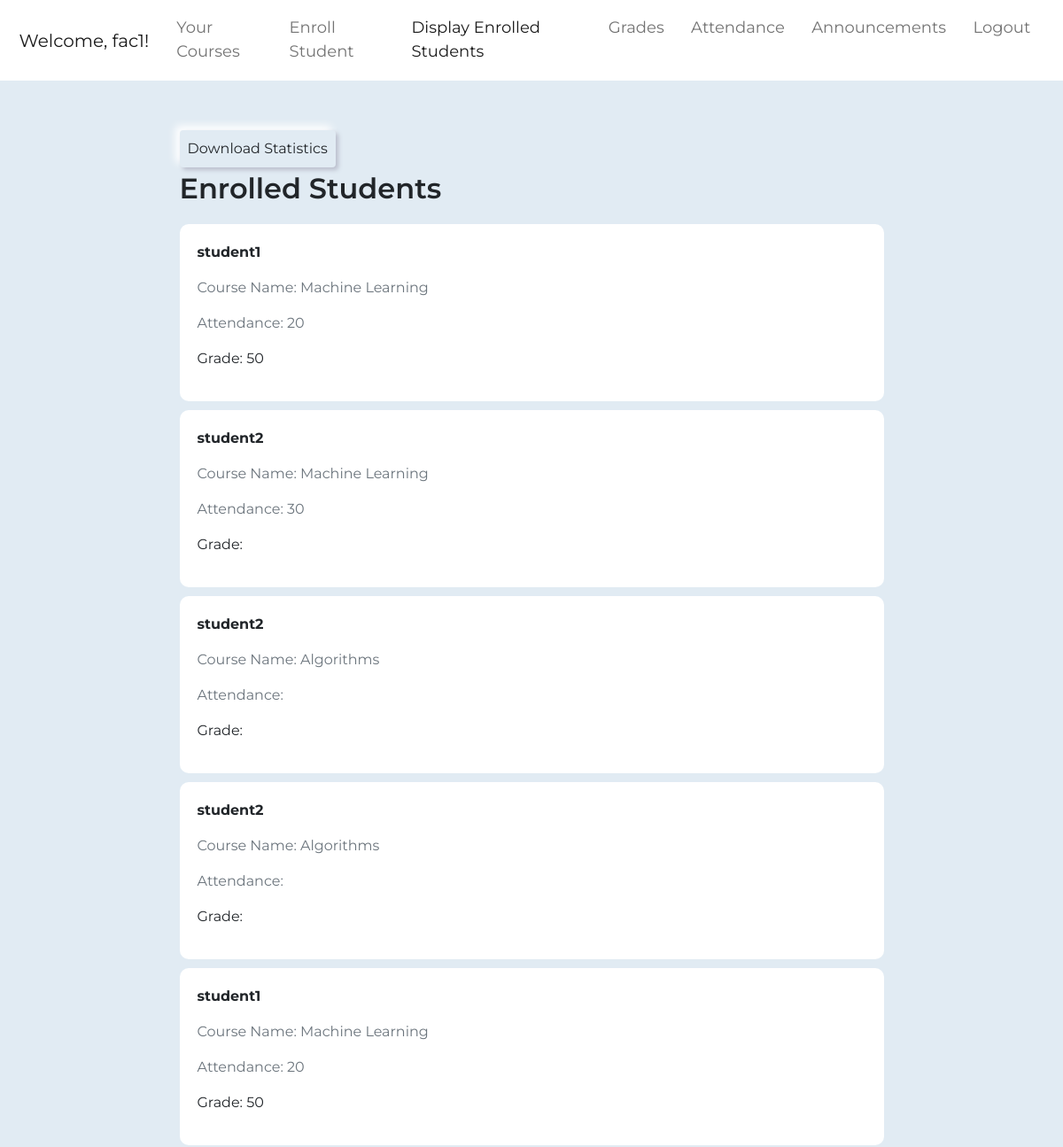
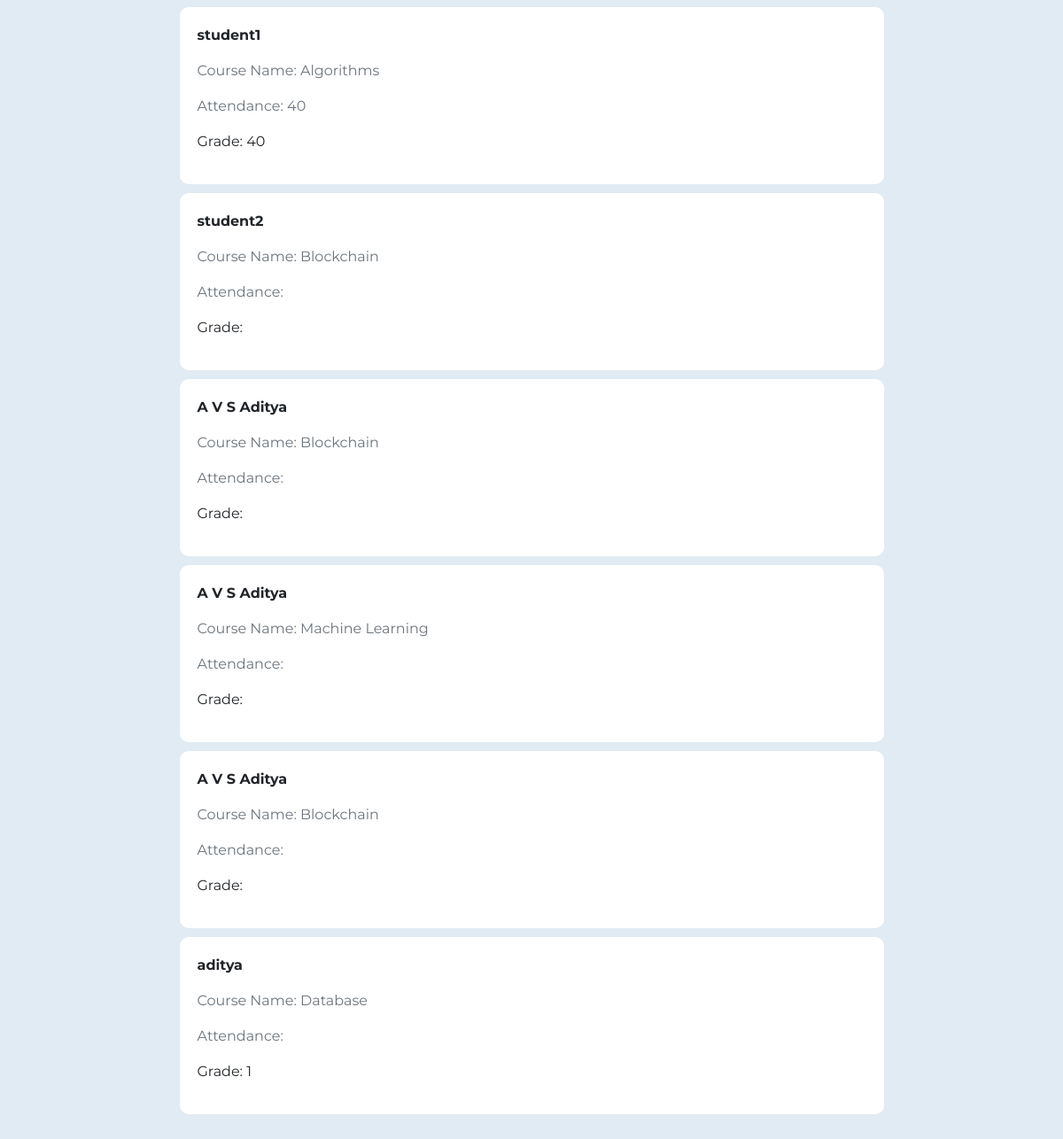
The app's page /faculty/displayStudents (signed in) with its own data (2 pictures, top to bottom).
### base/models.py (models this page shows)
class User(AbstractUser):
    user_type = models.CharField(max_length=10,choices=(('Student','Student'),('Faculty','Faculty'),('Librarian','Librarian')),null=True)

### student/models.py (models this page shows)
class Enrollment(models.Model):
    student = models.ForeignKey(User,on_delete=models.CASCADE,related_name='student')
    course = models.ForeignKey(Course,on_delete=models.CASCADE)
    faculty = models.ForeignKey(User,on_delete=models.CASCADE,related_name='faculty')
    attendance = models.CharField(max_length=10,blank=True)
    grade = models.CharField(max_length=10,blank=True)

class Course(models.Model):
    name = models.CharField(max_length=50)
    description = models.CharField(max_length=50)
    faculty = models.ForeignKey(User,on_delete=models.CASCADE,null=True)

### faculty/views.py (the view)
# urls.py: path('displayStudents',views.display_students,name="displayStudents"),
def display_students(request):
    if not check(request):
        storage = messages.get_messages(request)
        storage.used = True
        messages.info(request,'Invalid Request')
        return redirect('/')
    if not request.user.is_authenticated:
        storage = messages.get_messages(request)
        storage.used = True
        messages.info(request,'Not Logged In')
        return redirect('/')
    students = Enrollment.objects.filter(faculty=request.user)
    return render(request,'displayStudents.html',{'students':students})

### faculty/views.py (called while the page is built)
def check(request):
    return request.user.user_type=="Faculty"

### templates/displayStudents.html
{%extends "facultyDashboard.html"%}
{% load static %}
{% block styles %}
    <link rel="stylesheet" href="{% static 'makerequest.css' %}">
{% endblock styles %}
{%block navbar%}
    <a class="nav-link" aria-current="page" href="/faculty/facCourses">Your Courses</a>
    <a class= "nav-link " href="/faculty/enrollment" >Enroll Student</a>
    <a class="nav-link active" href="/faculty/displayStudents" >Display Enrolled Students</a>
    <a class="nav-link" href="/faculty/updateGrade" >Grades</a>
    <a class="nav-link" href="/faculty/updateAttendance" >Attendance</a>
    <a class="nav-link" href="/faculty/facAnnouncement" >Announcements</a>
    <a class="nav-link" href="/logout" >Logout</a>
{%endblock%}
{%block content%}
<div class="container">
   <div class="container-fluid" style="margin-bottom: 5vh;margin-top: 7vh;">
        <div class="container">
            <div class="row justify-content-md-center">
                <div class="col-12 col-lg-9 ">
                <a href="/faculty/downloadEnrollments" class="btn w-15 p-2 formButton">Download Statistics</a>
                    <p class="p-0 heading">
                        Enrolled Students
                    </p>
                    {% if students %}
                        {% for item in students %}
                            <div class="card w-100 bookCard">
                                <div class="row">
                                    <div class="col">
                                        <strong>{{item.student.first_name  }}</strong><br>
                                        <p class="text-muted mt-3 ">Course Name: {{item.course.name}}</p>
                                        <p class="text-muted mt-3">Attendance: {{item.attendance}}</p>
                                        <p class="mb-2">Grade: {{item.grade}}<p>
                                    </div>
                                </div>
                            </div>
                        {% endfor %}
                    {% else %}
                        <p class="text-center">No students enrolled</p>
                    {% endif %}
                </div>
            </div>
        </div>
    </div>
</div>
{%endblock%}

### templates/facultyDashboard.html (shortened to what this page needs)
{%load static%}
<!DOCTYPE html>
<html lang="en">
<head>
  <link rel="stylesheet" href="https://stackpath.bootstrapcdn.com/bootstrap/4.5.2/css/bootstrap.min.css">
  <link href="https://cdn.jsdelivr.net/npm/bootstrap@5.0.2/dist/css/bootstrap.min.css" rel="stylesheet"
>
  <link rel="stylesheet" href="https://cdnjs.cloudflare.com/ajax/libs/font-awesome/4.7.0/css/font-awesome.min.css">
  <link rel="stylesheet" href="{% static 'dashboard.css' %}">
  <link rel="stylesheet" href="{% static 'dashboard.css' %}">
  {% block styles %}{% endblock %}
</head>
<body>
  <nav class="navbar navbar-expand-lg navbar-light bg-white">
    <div class="container-fluid">
      <a class="navbar-brand" href="#">
        Welcome, <string>{{request.user.username}}!</strong>
      </a>
      <div class="collapse navbar-collapse" id="navbarNavAltMarkup">
        <div class="navbar-nav ms-auto">
            {%block navbar%}{%endblock%}
        </div>
      </div>
    </div>
  </nav>
    <div>
    {% block content %}{% endblock %}
  </div>
</body>
</html>

### static/dashboard.css (style rules this page uses)
body { background-color: rgb(225, 235, 243); font-family: 'Montserrat', sans-serif; }
body { -ms-overflow-style: none; scrollbar-width: none; }
.navbar { padding: 0.8vw; }
.nav-link { margin-left: 0.6vw; margin-right: 0.6vw; font-size: large; }
.nav-link::after { content: ''; display: block; width: 0; height: 2px; background: #000; transition: width .3s; }

### static/makerequest.css (style rules this page uses)
body { background-color: rgb(225, 235, 243); font-family: 'Montserrat', sans-serif; }
.navbar { padding: 0.8vw; }
.nav-link { margin-left: 0.6vw; margin-right: 0.6vw; font-size: large; }
.heading { font-size: xx-large; font-weight: 600; }
.bookCard { width: 100%; margin-top: 10px; margin-bottom: 10px; border-radius: 10px; padding: 20px; border: none; }
.formButton { box-shadow: 3px 3px 5px #BABECC, -5px -5px 10px #FFF; }

### records on screen
User: user.username "fac1"
Enrollment: student.first_name "student1", course.name "Machine Learning", attendance "20", grade "50"
Enrollment: student.first_name "student2", course.name "Machine Learning", attendance "30"
Enrollment: student.first_name "student2", course.name "Algorithms"
Enrollment: student.first_name "student2", course.name "Algorithms"
Enrollment: student.first_name "student1", course.name "Machine Learning", attendance "20", grade "50"
Enrollment: student.first_name "student1", course.name "Algorithms", attendance "40", grade "40"
Enrollment: student.first_name "student2", course.name "Blockchain"
Enrollment: student.first_name "A V S Aditya", course.name "Blockchain"
Enrollment: student.first_name "A V S Aditya", course.name "Machine Learning"
Enrollment: student.first_name "A V S Aditya", course.name "Blockchain"
Enrollment: student.first_name "aditya", course.name "Database", grade "1"
